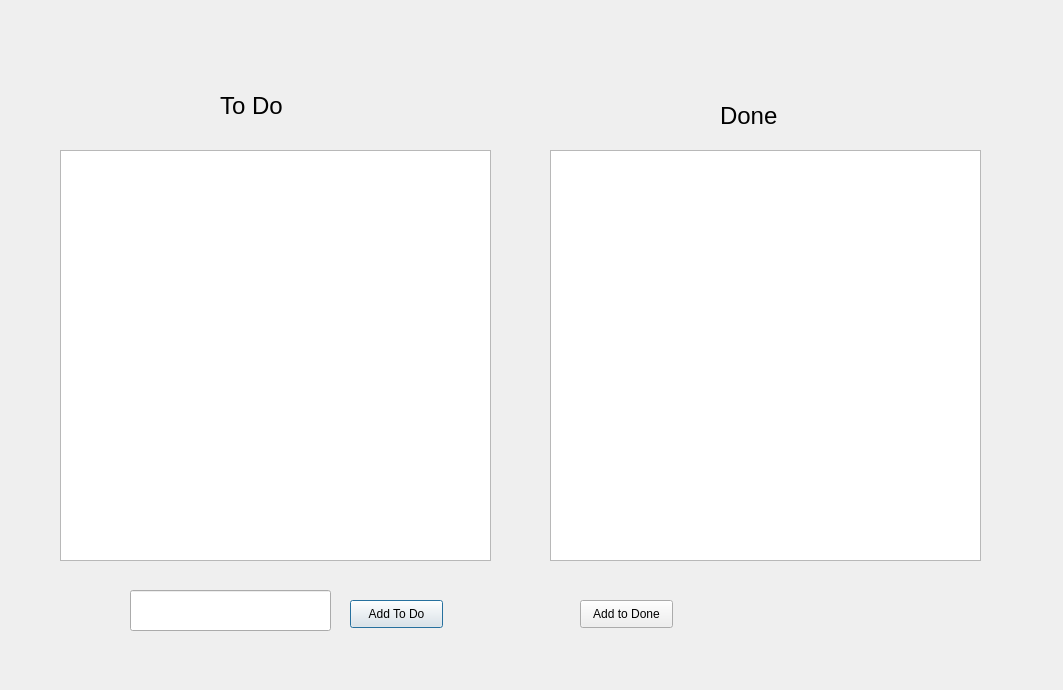
<?xml version="1.0" encoding="UTF-8"?>
<ui version="4.0">
 <class>todolist</class>
 <widget class="QDialog" name="todolist">
  <property name="geometry">
   <rect>
    <x>0</x>
    <y>0</y>
    <width>1063</width>
    <height>690</height>
   </rect>
  </property>
  <property name="windowTitle">
   <string>Dialog</string>
  </property>
  <widget class="QListWidget" name="listWidget">
   <property name="geometry">
    <rect>
     <x>60</x>
     <y>150</y>
     <width>431</width>
     <height>411</height>
    </rect>
   </property>
  </widget>
  <widget class="QListWidget" name="listWidget_2">
   <property name="geometry">
    <rect>
     <x>550</x>
     <y>150</y>
     <width>431</width>
     <height>411</height>
    </rect>
   </property>
  </widget>
  <widget class="QLabel" name="label">
   <property name="geometry">
    <rect>
     <x>220</x>
     <y>80</y>
     <width>81</width>
     <height>51</height>
    </rect>
   </property>
   <property name="font">
    <font>
     <pointsize>18</pointsize>
    </font>
   </property>
   <property name="layoutDirection">
    <enum>Qt::LeftToRight</enum>
   </property>
   <property name="text">
    <string>To Do</string>
   </property>
  </widget>
  <widget class="QLabel" name="label_2">
   <property name="geometry">
    <rect>
     <x>720</x>
     <y>100</y>
     <width>71</width>
     <height>31</height>
    </rect>
   </property>
   <property name="font">
    <font>
     <pointsize>18</pointsize>
    </font>
   </property>
   <property name="layoutDirection">
    <enum>Qt::LeftToRight</enum>
   </property>
   <property name="text">
    <string>Done</string>
   </property>
  </widget>
  <widget class="QPushButton" name="pushButton">
   <property name="geometry">
    <rect>
     <x>350</x>
     <y>600</y>
     <width>93</width>
     <height>28</height>
    </rect>
   </property>
   <property name="text">
    <string>Add To Do</string>
   </property>
  </widget>
  <widget class="QPushButton" name="pushButton_2">
   <property name="geometry">
    <rect>
     <x>580</x>
     <y>600</y>
     <width>93</width>
     <height>28</height>
    </rect>
   </property>
   <property name="text">
    <string>Add to Done</string>
   </property>
  </widget>
  <widget class="QLineEdit" name="lineEdit">
   <property name="geometry">
    <rect>
     <x>130</x>
     <y>590</y>
     <width>201</width>
     <height>41</height>
    </rect>
   </property>
  </widget>
 </widget>
 <resources/>
 <connections/>
</ui>
